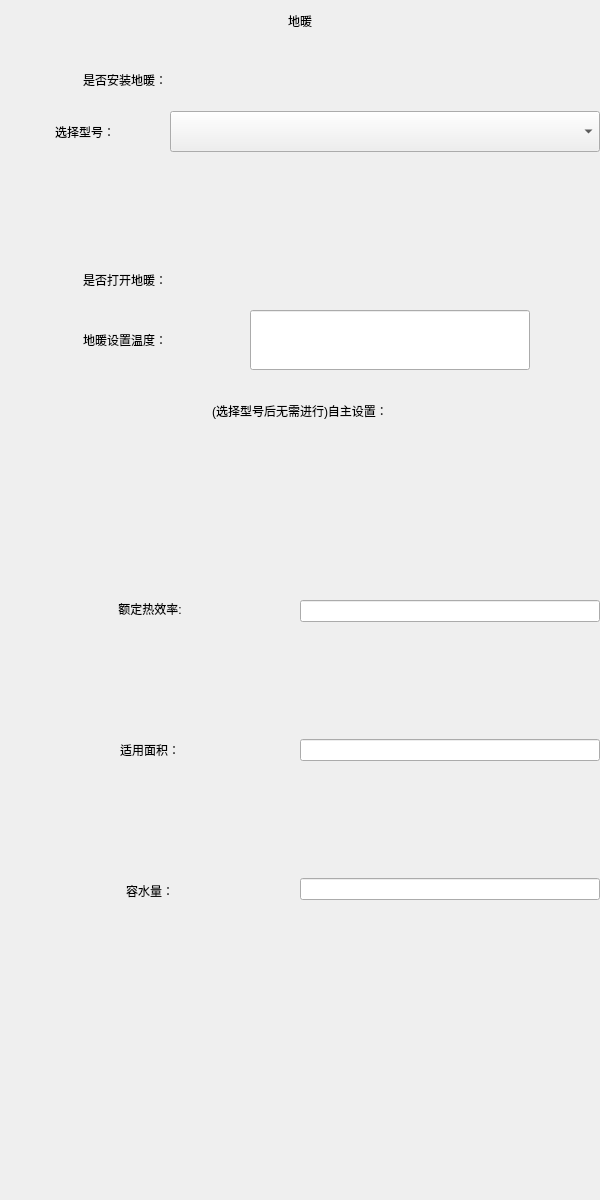
<?xml version="1.0" encoding="UTF-8"?>
<ui version="4.0">
 <class>designdinuan</class>
 <widget class="QWidget" name="designdinuan">
  <property name="geometry">
   <rect>
    <x>0</x>
    <y>0</y>
    <width>600</width>
    <height>1200</height>
   </rect>
  </property>
  <property name="windowTitle">
   <string>Form</string>
  </property>
  <widget class="QWidget" name="widget" native="true">
   <property name="enabled">
    <bool>true</bool>
   </property>
   <property name="geometry">
    <rect>
     <x>0</x>
     <y>0</y>
     <width>600</width>
     <height>1200</height>
    </rect>
   </property>
   <widget class="QLabel" name="label_10">
    <property name="geometry">
     <rect>
      <x>0</x>
      <y>111</y>
      <width>170</width>
      <height>41</height>
     </rect>
    </property>
    <property name="styleSheet">
     <string notr="true">font: 18pt &quot;楷体&quot;;</string>
    </property>
    <property name="text">
     <string>选择型号：</string>
    </property>
    <property name="alignment">
     <set>Qt::AlignCenter</set>
    </property>
   </widget>
   <widget class="QLabel" name="label_13">
    <property name="geometry">
     <rect>
      <x>0</x>
      <y>390</y>
      <width>600</width>
      <height>41</height>
     </rect>
    </property>
    <property name="styleSheet">
     <string notr="true">font: 18pt &quot;楷体&quot;;</string>
    </property>
    <property name="text">
     <string>(选择型号后无需进行)自主设置：</string>
    </property>
    <property name="alignment">
     <set>Qt::AlignCenter</set>
    </property>
   </widget>
   <widget class="QWidget" name="widget_2" native="true">
    <property name="geometry">
     <rect>
      <x>0</x>
      <y>600</y>
      <width>300</width>
      <height>300</height>
     </rect>
    </property>
    <layout class="QVBoxLayout" name="verticalLayout_2">
     <item>
      <widget class="QLabel" name="label_3">
       <property name="styleSheet">
        <string notr="true">font: 18pt &quot;楷体&quot;;</string>
       </property>
       <property name="text">
        <string>额定热效率:</string>
       </property>
       <property name="alignment">
        <set>Qt::AlignCenter</set>
       </property>
      </widget>
     </item>
     <item>
      <spacer name="verticalSpacer">
       <property name="orientation">
        <enum>Qt::Vertical</enum>
       </property>
       <property name="sizeHint" stdset="0">
        <size>
         <width>20</width>
         <height>40</height>
        </size>
       </property>
      </spacer>
     </item>
     <item>
      <widget class="QLabel" name="label_4">
       <property name="styleSheet">
        <string notr="true">font: 18pt &quot;楷体&quot;;</string>
       </property>
       <property name="text">
        <string>适用面积：</string>
       </property>
       <property name="alignment">
        <set>Qt::AlignCenter</set>
       </property>
      </widget>
     </item>
     <item>
      <spacer name="verticalSpacer_2">
       <property name="orientation">
        <enum>Qt::Vertical</enum>
       </property>
       <property name="sizeHint" stdset="0">
        <size>
         <width>20</width>
         <height>40</height>
        </size>
       </property>
      </spacer>
     </item>
     <item>
      <widget class="QLabel" name="label_5">
       <property name="styleSheet">
        <string notr="true">font: 18pt &quot;楷体&quot;;</string>
       </property>
       <property name="text">
        <string>容水量：</string>
       </property>
       <property name="alignment">
        <set>Qt::AlignCenter</set>
       </property>
      </widget>
     </item>
    </layout>
   </widget>
   <widget class="QWidget" name="widget_3" native="true">
    <property name="geometry">
     <rect>
      <x>300</x>
      <y>600</y>
      <width>300</width>
      <height>300</height>
     </rect>
    </property>
    <layout class="QVBoxLayout" name="verticalLayout_3">
     <item>
      <widget class="UnitQLineEdit" name="lineEdit_4">
       <property name="styleSheet">
        <string notr="true"/>
       </property>
       <property name="text">
        <string notr="true"/>
       </property>
       <property name="alignment">
        <set>Qt::AlignLeading|Qt::AlignLeft|Qt::AlignVCenter</set>
       </property>
       <property name="readOnly">
        <bool>false</bool>
       </property>
      </widget>
     </item>
     <item>
      <spacer name="verticalSpacer_9">
       <property name="orientation">
        <enum>Qt::Vertical</enum>
       </property>
       <property name="sizeHint" stdset="0">
        <size>
         <width>20</width>
         <height>40</height>
        </size>
       </property>
      </spacer>
     </item>
     <item>
      <widget class="UnitQLineEdit" name="lineEdit_5">
       <property name="styleSheet">
        <string notr="true"/>
       </property>
       <property name="text">
        <string notr="true"/>
       </property>
       <property name="alignment">
        <set>Qt::AlignLeading|Qt::AlignLeft|Qt::AlignVCenter</set>
       </property>
       <property name="readOnly">
        <bool>false</bool>
       </property>
      </widget>
     </item>
     <item>
      <spacer name="verticalSpacer_10">
       <property name="orientation">
        <enum>Qt::Vertical</enum>
       </property>
       <property name="sizeHint" stdset="0">
        <size>
         <width>20</width>
         <height>40</height>
        </size>
       </property>
      </spacer>
     </item>
     <item>
      <widget class="UnitQLineEdit" name="lineEdit_6">
       <property name="styleSheet">
        <string notr="true"/>
       </property>
       <property name="text">
        <string notr="true"/>
       </property>
       <property name="alignment">
        <set>Qt::AlignLeading|Qt::AlignLeft|Qt::AlignVCenter</set>
       </property>
       <property name="readOnly">
        <bool>false</bool>
       </property>
      </widget>
     </item>
    </layout>
   </widget>
   <widget class="QLabel" name="label_15">
    <property name="geometry">
     <rect>
      <x>0</x>
      <y>0</y>
      <width>600</width>
      <height>41</height>
     </rect>
    </property>
    <property name="styleSheet">
     <string notr="true">font: 18pt &quot;楷体&quot;;</string>
    </property>
    <property name="text">
     <string>地暖</string>
    </property>
    <property name="alignment">
     <set>Qt::AlignCenter</set>
    </property>
   </widget>
   <widget class="QComboBox" name="comboBox">
    <property name="geometry">
     <rect>
      <x>170</x>
      <y>111</y>
      <width>430</width>
      <height>41</height>
     </rect>
    </property>
    <property name="styleSheet">
     <string notr="true">font: 18pt &quot;楷体&quot;;</string>
    </property>
   </widget>
   <widget class="QLabel" name="label_16">
    <property name="geometry">
     <rect>
      <x>0</x>
      <y>50</y>
      <width>250</width>
      <height>60</height>
     </rect>
    </property>
    <property name="styleSheet">
     <string notr="true">font: 18pt &quot;楷体&quot;;</string>
    </property>
    <property name="text">
     <string>是否安装地暖：</string>
    </property>
    <property name="alignment">
     <set>Qt::AlignCenter</set>
    </property>
   </widget>
   <widget class="QLabel" name="label_17">
    <property name="geometry">
     <rect>
      <x>0</x>
      <y>250</y>
      <width>250</width>
      <height>60</height>
     </rect>
    </property>
    <property name="styleSheet">
     <string notr="true">font: 18pt &quot;楷体&quot;;</string>
    </property>
    <property name="text">
     <string>是否打开地暖：</string>
    </property>
    <property name="alignment">
     <set>Qt::AlignCenter</set>
    </property>
   </widget>
   <widget class="QLabel" name="label_18">
    <property name="geometry">
     <rect>
      <x>0</x>
      <y>310</y>
      <width>250</width>
      <height>60</height>
     </rect>
    </property>
    <property name="styleSheet">
     <string notr="true">font: 18pt &quot;楷体&quot;;</string>
    </property>
    <property name="text">
     <string>地暖设置温度：</string>
    </property>
    <property name="alignment">
     <set>Qt::AlignCenter</set>
    </property>
   </widget>
   <widget class="UnitQLineEdit" name="lineEdit_7">
    <property name="geometry">
     <rect>
      <x>250</x>
      <y>310</y>
      <width>280</width>
      <height>60</height>
     </rect>
    </property>
    <property name="styleSheet">
     <string notr="true">font: 18pt &quot;楷体&quot;;</string>
    </property>
    <property name="text">
     <string notr="true"/>
    </property>
    <property name="alignment">
     <set>Qt::AlignLeading|Qt::AlignLeft|Qt::AlignVCenter</set>
    </property>
    <property name="readOnly">
     <bool>false</bool>
    </property>
   </widget>
  </widget>
 </widget>
 <customwidgets>
  <customwidget>
   <class>UnitQLineEdit</class>
   <extends>QLineEdit</extends>
   <header location="global">unitqlinedit.h</header>
  </customwidget>
 </customwidgets>
 <resources/>
 <connections/>
</ui>
